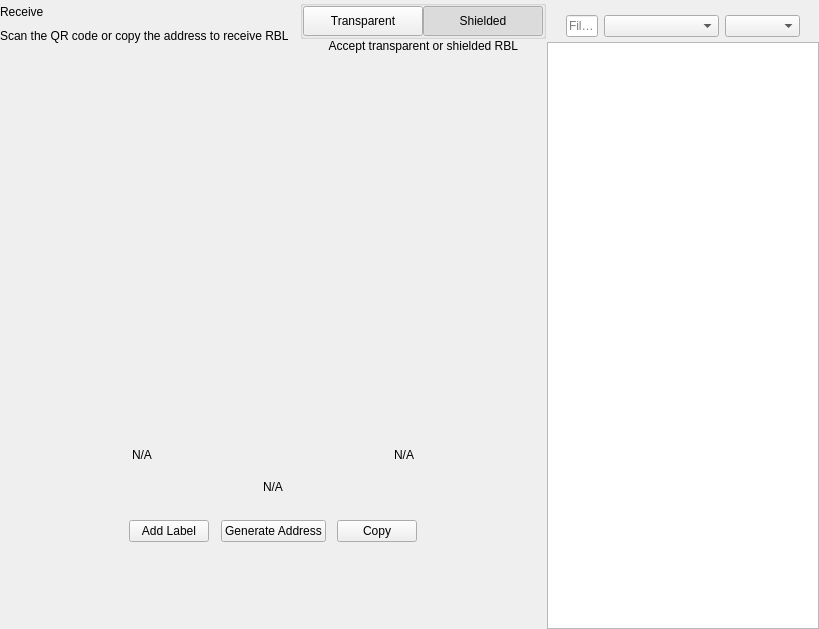
<?xml version="1.0" encoding="UTF-8"?>
<ui version="4.0">
 <class>ReceiveWidget</class>
 <widget class="QWidget" name="ReceiveWidget">
  <property name="geometry">
   <rect>
    <x>0</x>
    <y>0</y>
    <width>819</width>
    <height>629</height>
   </rect>
  </property>
  <property name="minimumSize">
   <size>
    <width>0</width>
    <height>0</height>
   </size>
  </property>
  <property name="windowTitle">
   <string>Form</string>
  </property>
  <layout class="QHBoxLayout" name="horizontalLayout_2" stretch="2,1">
   <property name="spacing">
    <number>0</number>
   </property>
   <property name="leftMargin">
    <number>0</number>
   </property>
   <property name="topMargin">
    <number>0</number>
   </property>
   <property name="rightMargin">
    <number>0</number>
   </property>
   <property name="bottomMargin">
    <number>0</number>
   </property>
   <item>
    <widget class="QWidget" name="left" native="true">
     <layout class="QVBoxLayout" name="verticalLayout_3">
      <property name="leftMargin">
       <number>0</number>
      </property>
      <property name="topMargin">
       <number>0</number>
      </property>
      <property name="rightMargin">
       <number>0</number>
      </property>
      <property name="bottomMargin">
       <number>0</number>
      </property>
      <item>
       <layout class="QVBoxLayout" name="verticalLayout_2">
        <property name="spacing">
         <number>0</number>
        </property>
        <property name="leftMargin">
         <number>0</number>
        </property>
        <item>
         <layout class="QHBoxLayout" name="horizontalLayout_3">
          <property name="spacing">
           <number>0</number>
          </property>
          <item>
           <layout class="QVBoxLayout" name="verticalLayout_4">
            <property name="spacing">
             <number>5</number>
            </property>
            <item>
             <widget class="QLabel" name="labelTitle">
              <property name="text">
               <string>Receive</string>
              </property>
             </widget>
            </item>
            <item alignment="Qt::AlignTop">
             <widget class="QLabel" name="labelSubtitle1">
              <property name="text">
               <string>Scan the QR code or copy the address to receive RBL</string>
              </property>
             </widget>
            </item>
           </layout>
          </item>
          <item>
           <spacer name="horizontalSpacer">
            <property name="orientation">
             <enum>Qt::Horizontal</enum>
            </property>
            <property name="sizeHint" stdset="0">
             <size>
              <width>40</width>
              <height>20</height>
             </size>
            </property>
           </spacer>
          </item>
          <item>
           <widget class="QWidget" name="containerViewPrivacyChecks" native="true">
            <layout class="QVBoxLayout" name="containerPrivacyChecks">
             <property name="spacing">
              <number>0</number>
             </property>
             <property name="leftMargin">
              <number>0</number>
             </property>
             <property name="topMargin">
              <number>0</number>
             </property>
             <property name="rightMargin">
              <number>0</number>
             </property>
             <property name="bottomMargin">
              <number>0</number>
             </property>
             <item alignment="Qt::AlignHCenter|Qt::AlignVCenter">
              <widget class="QGroupBox" name="groupBox">
               <property name="title">
                <string/>
               </property>
               <layout class="QHBoxLayout" name="horizontalLayout_2_1">
                <property name="spacing">
                 <number>0</number>
                </property>
                <property name="leftMargin">
                 <number>0</number>
                </property>
                <property name="topMargin">
                 <number>0</number>
                </property>
                <property name="rightMargin">
                 <number>0</number>
                </property>
                <property name="bottomMargin">
                 <number>0</number>
                </property>
                <item>
                 <widget class="QPushButton" name="pushLeft">
                  <property name="minimumSize">
                   <size>
                    <width>120</width>
                    <height>30</height>
                   </size>
                  </property>
                  <property name="maximumSize">
                   <size>
                    <width>120</width>
                    <height>30</height>
                   </size>
                  </property>
                  <property name="focusPolicy">
                   <enum>Qt::NoFocus</enum>
                  </property>
                  <property name="text">
                   <string>Transparent</string>
                  </property>
                  <property name="checkable">
                   <bool>true</bool>
                  </property>
                  <property name="autoExclusive">
                   <bool>true</bool>
                  </property>
                 </widget>
                </item>
                <item>
                 <widget class="QPushButton" name="pushRight">
                  <property name="minimumSize">
                   <size>
                    <width>120</width>
                    <height>30</height>
                   </size>
                  </property>
                  <property name="maximumSize">
                   <size>
                    <width>120</width>
                    <height>30</height>
                   </size>
                  </property>
                  <property name="focusPolicy">
                   <enum>Qt::NoFocus</enum>
                  </property>
                  <property name="text">
                   <string>Shielded</string>
                  </property>
                  <property name="checkable">
                   <bool>true</bool>
                  </property>
                  <property name="checked">
                   <bool>true</bool>
                  </property>
                  <property name="autoExclusive">
                   <bool>true</bool>
                  </property>
                 </widget>
                </item>
               </layout>
              </widget>
             </item>
             <item alignment="Qt::AlignHCenter|Qt::AlignTop">
              <widget class="QLabel" name="labelSubtitle2">
               <property name="text">
                <string>Accept transparent or shielded RBL</string>
               </property>
               <property name="alignment">
                <set>Qt::AlignRight|Qt::AlignTrailing|Qt::AlignVCenter</set>
               </property>
              </widget>
             </item>
            </layout>
           </widget>
          </item>
         </layout>
        </item>
        <item>
         <spacer name="verticalSpacer_2">
          <property name="orientation">
           <enum>Qt::Vertical</enum>
          </property>
          <property name="sizeType">
           <enum>QSizePolicy::Expanding</enum>
          </property>
          <property name="sizeHint" stdset="0">
           <size>
            <width>20</width>
            <height>50</height>
           </size>
          </property>
         </spacer>
        </item>
        <item alignment="Qt::AlignHCenter">
         <widget class="QWidget" name="layoutQR" native="true">
          <property name="maximumSize">
           <size>
            <width>510</width>
            <height>16777215</height>
           </size>
          </property>
          <layout class="QVBoxLayout" name="verticalLayoutQr">
           <item>
            <spacer name="verticalSpacer11">
             <property name="orientation">
              <enum>Qt::Vertical</enum>
             </property>
             <property name="sizeType">
              <enum>QSizePolicy::Fixed</enum>
             </property>
             <property name="sizeHint" stdset="0">
              <size>
               <width>20</width>
               <height>20</height>
              </size>
             </property>
            </spacer>
           </item>
           <item alignment="Qt::AlignHCenter">
            <widget class="QLabel" name="labelQrImg">
             <property name="minimumSize">
              <size>
               <width>260</width>
               <height>260</height>
              </size>
             </property>
             <property name="maximumSize">
              <size>
               <width>260</width>
               <height>260</height>
              </size>
             </property>
             <property name="text">
              <string/>
             </property>
             <property name="alignment">
              <set>Qt::AlignCenter</set>
             </property>
            </widget>
           </item>
           <item>
            <spacer name="verticalSpacer_21">
             <property name="orientation">
              <enum>Qt::Vertical</enum>
             </property>
             <property name="sizeType">
              <enum>QSizePolicy::Fixed</enum>
             </property>
             <property name="sizeHint" stdset="0">
              <size>
               <width>20</width>
               <height>30</height>
              </size>
             </property>
            </spacer>
           </item>
           <item>
            <widget class="QWidget" name="widget" native="true">
             <property name="minimumSize">
              <size>
               <width>0</width>
               <height>0</height>
              </size>
             </property>
             <layout class="QHBoxLayout" name="horizontalLayout_5">
              <item>
               <widget class="QLabel" name="labelLabel">
                <property name="text">
                 <string notr="true">N/A</string>
                </property>
               </widget>
              </item>
              <item>
               <spacer name="horizontalSpacer_2">
                <property name="orientation">
                 <enum>Qt::Horizontal</enum>
                </property>
                <property name="sizeHint" stdset="0">
                 <size>
                  <width>141</width>
                  <height>20</height>
                 </size>
                </property>
               </spacer>
              </item>
              <item>
               <widget class="QLabel" name="labelDate">
                <property name="text">
                 <string notr="true">N/A</string>
                </property>
                <property name="alignment">
                 <set>Qt::AlignRight|Qt::AlignTrailing|Qt::AlignVCenter</set>
                </property>
               </widget>
              </item>
             </layout>
            </widget>
           </item>
           <item>
            <widget class="QLabel" name="labelAddress">
             <property name="sizePolicy">
              <sizepolicy hsizetype="Expanding" vsizetype="Preferred">
               <horstretch>0</horstretch>
               <verstretch>0</verstretch>
              </sizepolicy>
             </property>
             <property name="minimumSize">
              <size>
               <width>300</width>
               <height>0</height>
              </size>
             </property>
             <property name="text">
              <string notr="true">N/A</string>
             </property>
             <property name="alignment">
              <set>Qt::AlignCenter</set>
             </property>
            </widget>
           </item>
           <item>
            <spacer name="verticalSpacer_4">
             <property name="orientation">
              <enum>Qt::Vertical</enum>
             </property>
             <property name="sizeType">
              <enum>QSizePolicy::Fixed</enum>
             </property>
             <property name="sizeHint" stdset="0">
              <size>
               <width>20</width>
               <height>20</height>
              </size>
             </property>
            </spacer>
           </item>
           <item>
            <layout class="QHBoxLayout" name="horizontalLayout_4">
             <item alignment="Qt::AlignHCenter">
              <widget class="QPushButton" name="pushButtonLabel">
               <property name="focusPolicy">
                <enum>Qt::NoFocus</enum>
               </property>
               <property name="text">
                <string>Add Label</string>
               </property>
              </widget>
             </item>
             <item alignment="Qt::AlignHCenter">
              <widget class="QPushButton" name="pushButtonNewAddress">
               <property name="focusPolicy">
                <enum>Qt::NoFocus</enum>
               </property>
               <property name="text">
                <string>Generate Address</string>
               </property>
              </widget>
             </item>
             <item alignment="Qt::AlignHCenter">
              <widget class="QPushButton" name="pushButtonCopy">
               <property name="focusPolicy">
                <enum>Qt::NoFocus</enum>
               </property>
               <property name="text">
                <string>Copy</string>
               </property>
              </widget>
             </item>
            </layout>
           </item>
           <item>
            <spacer name="verticalSpacer_3">
             <property name="orientation">
              <enum>Qt::Vertical</enum>
             </property>
             <property name="sizeType">
              <enum>QSizePolicy::Expanding</enum>
             </property>
             <property name="sizeHint" stdset="0">
              <size>
               <width>20</width>
               <height>20</height>
              </size>
             </property>
            </spacer>
           </item>
          </layout>
         </widget>
        </item>
        <item>
         <spacer name="verticalSpacer">
          <property name="orientation">
           <enum>Qt::Vertical</enum>
          </property>
          <property name="sizeHint" stdset="0">
           <size>
            <width>20</width>
            <height>40</height>
           </size>
          </property>
         </spacer>
        </item>
       </layout>
      </item>
     </layout>
    </widget>
   </item>
   <item>
    <widget class="QWidget" name="right" native="true">
     <layout class="QVBoxLayout" name="verticalLayout_5">
      <property name="spacing">
       <number>0</number>
      </property>
      <property name="leftMargin">
       <number>1</number>
      </property>
      <property name="topMargin">
       <number>0</number>
      </property>
      <property name="rightMargin">
       <number>0</number>
      </property>
      <property name="bottomMargin">
       <number>0</number>
      </property>
      <item>
       <layout class="QVBoxLayout" name="container_right">
        <property name="spacing">
         <number>0</number>
        </property>
        <property name="leftMargin">
         <number>0</number>
        </property>
        <property name="rightMargin">
         <number>0</number>
        </property>
        <item>
         <layout class="QVBoxLayout" name="verticalLayout">
          <property name="spacing">
           <number>6</number>
          </property>
          <property name="leftMargin">
           <number>19</number>
          </property>
          <property name="rightMargin">
           <number>19</number>
          </property>
          <item>
           <widget class="OptionButton" name="btnRequest" native="true"/>
          </item>
          <item>
           <widget class="OptionButton" name="btnMyAddresses" native="true">
            <property name="sizePolicy">
             <sizepolicy hsizetype="Preferred" vsizetype="Minimum">
              <horstretch>0</horstretch>
              <verstretch>0</verstretch>
             </sizepolicy>
            </property>
           </widget>
          </item>
         </layout>
        </item>
        <item>
         <widget class="QWidget" name="sortWidget" native="true">
          <layout class="QHBoxLayout" name="horizontalLayout_6">
           <property name="leftMargin">
            <number>19</number>
           </property>
           <property name="rightMargin">
            <number>19</number>
           </property>
           <property name="bottomMargin">
            <number>5</number>
           </property>
           <item>
            <widget class="QLineEdit" name="lineEditFilter">
             <property name="sizePolicy">
              <sizepolicy hsizetype="Expanding" vsizetype="Fixed">
               <horstretch>0</horstretch>
               <verstretch>0</verstretch>
              </sizepolicy>
             </property>
             <property name="minimumSize">
              <size>
               <width>0</width>
               <height>0</height>
              </size>
             </property>
             <property name="contextMenuPolicy">
              <enum>Qt::DefaultContextMenu</enum>
             </property>
             <property name="acceptDrops">
              <bool>false</bool>
             </property>
             <property name="maxLength">
              <number>40</number>
             </property>
             <property name="placeholderText">
              <string>Filter</string>
             </property>
            </widget>
           </item>
           <item>
            <spacer name="horizontalSpacer_3">
             <property name="orientation">
              <enum>Qt::Horizontal</enum>
             </property>
             <property name="sizeType">
              <enum>QSizePolicy::Preferred</enum>
             </property>
             <property name="sizeHint" stdset="0">
              <size>
               <width>20</width>
               <height>20</height>
              </size>
             </property>
            </spacer>
           </item>
           <item>
            <widget class="QComboBox" name="comboBoxSort">
             <property name="sizePolicy">
              <sizepolicy hsizetype="Preferred" vsizetype="Fixed">
               <horstretch>0</horstretch>
               <verstretch>0</verstretch>
              </sizepolicy>
             </property>
             <property name="minimumSize">
              <size>
               <width>115</width>
               <height>0</height>
              </size>
             </property>
            </widget>
           </item>
           <item>
            <widget class="QComboBox" name="comboBoxSortOrder">
             <property name="sizePolicy">
              <sizepolicy hsizetype="Preferred" vsizetype="Fixed">
               <horstretch>0</horstretch>
               <verstretch>0</verstretch>
              </sizepolicy>
             </property>
             <property name="minimumSize">
              <size>
               <width>75</width>
               <height>0</height>
              </size>
             </property>
            </widget>
           </item>
          </layout>
          <zorder>comboBoxSort</zorder>
          <zorder>comboBoxSortOrder</zorder>
          <zorder>lineEditFilter</zorder>
         </widget>
        </item>
        <item>
         <widget class="QListView" name="listViewAddress"/>
        </item>
       </layout>
      </item>
     </layout>
    </widget>
   </item>
  </layout>
 </widget>
 <customwidgets>
  <customwidget>
   <class>OptionButton</class>
   <extends>QWidget</extends>
   <header>qt/rebelcoin/optionbutton.h</header>
   <container>1</container>
  </customwidget>
 </customwidgets>
 <resources/>
 <connections/>
</ui>
